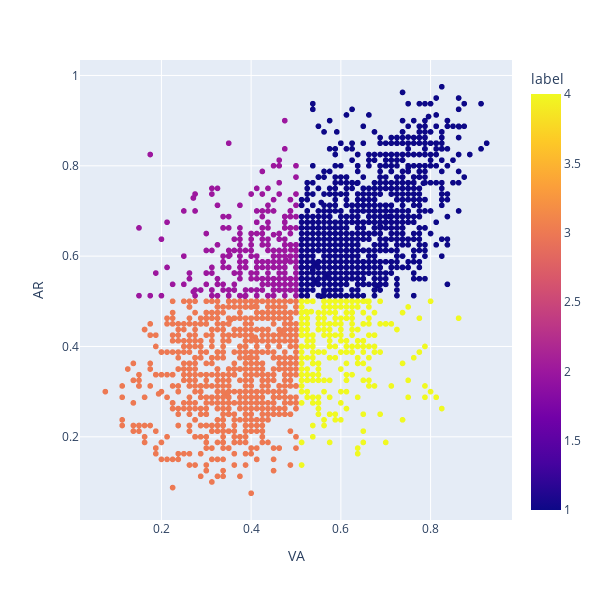

Notebook code for this chart:
### Code cell
import plotly.express as px
fig = px.scatter(meta.dropna(), x="VA", y="AR", color="label" ,width=600, height=600)
fig.show()

### Figure 1 — Plotly figure (JSON) as saved in the notebook; plotly's stock layout.template omitted (floating-point values rounded to 4 significant figures; data arrays with more than 128 entries replaced by an {"elided": "..."} marker saying what was removed)
{"data": [{"hovertemplate": "VA=%{x}<br>AR=%{y}<br>label=%{marker.color}<extra></extra>", "legendgroup": "", "marker": {"color": {"elided": "2569 int values"}, "coloraxis": "coloraxis", "symbol": "circle"}, "mode": "markers", "name": "", "showlegend": false, "type": "scattergl", "x": {"elided": "2569 float values"}, "xaxis": "x", "y": {"elided": "2569 float values"}, "yaxis": "y"}], "layout": {"coloraxis": {"colorbar": {"title": {"text": "label"}}, "colorscale": [[0, "#0d0887"], [0.1111, "#46039f"], [0.2222, "#7201a8"], [0.3333, "#9c179e"], [0.4444, "#bd3786"], [0.5556, "#d8576b"], [0.6667, "#ed7953"], [0.7778, "#fb9f3a"], [0.8889, "#fdca26"], [1, "#f0f921"]]}, "height": 600, "legend": {"tracegroupgap": 0}, "margin": {"t": 60}, "width": 600, "xaxis": {"anchor": "y", "autorange": true, "domain": [0, 1], "range": [0.01845, 0.9816], "title": {"text": "VA"}, "type": "linear"}, "yaxis": {"anchor": "x", "autorange": true, "domain": [0, 1], "range": [0.01577, 1.034], "title": {"text": "AR"}, "type": "linear"}}}
